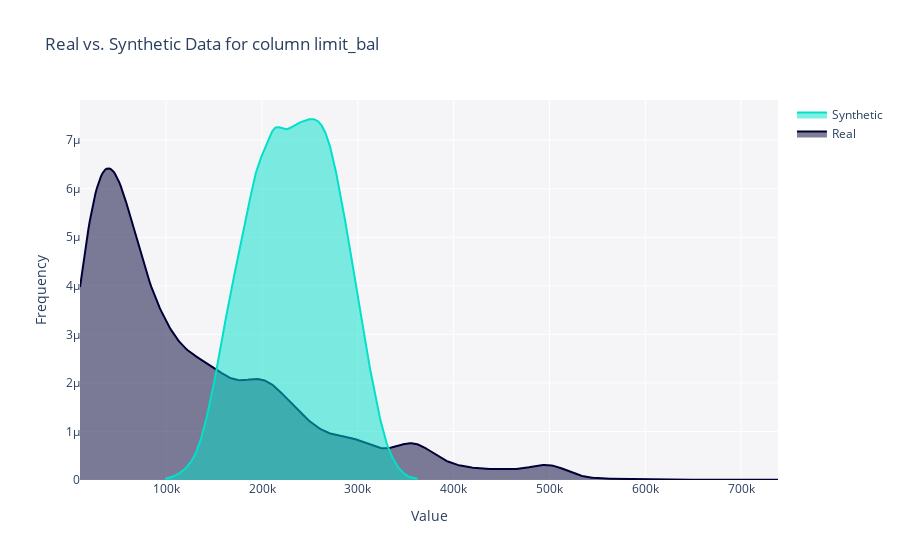

Notebook cell for this chart:
### Code cell
column = "limit_bal"

fig = sdv_eval.get_column_plot(
    real_data=real_data,
    synthetic_data=synthetic_data,
    column_name=column,
    metadata=metadata)
        
fig.show()

### Figure 1 — Plotly figure (JSON) as saved in the notebook; plotly's stock layout.template omitted (floating-point values rounded to 4 significant figures; data arrays with more than 128 entries replaced by an {"elided": "..."} marker saying what was removed)
{"data": [{"fill": "tozeroy", "hovertemplate": "<b>Real</b><br>Value: %{x}<br>Frequency: %{y}<extra></extra>", "legendgroup": "Real", "marker": {"color": "#000036"}, "mode": "lines", "name": "Real", "showlegend": true, "type": "scatter", "x": {"elided": "500 int values"}, "xaxis": "x", "y": {"elided": "500 float values"}, "yaxis": "y"}, {"fill": "tozeroy", "hovertemplate": "<b>Synthetic</b><br>Value: %{x}<br>Frequency: %{y}<extra></extra>", "legendgroup": "Synthetic", "marker": {"color": "#01E0C9"}, "mode": "lines", "name": "Synthetic", "showlegend": true, "type": "scatter", "x": {"elided": "500 float values"}, "xaxis": "x", "y": {"elided": "500 float values"}, "yaxis": "y"}], "layout": {"barmode": "overlay", "hovermode": "closest", "legend": {"traceorder": "reversed"}, "plot_bgcolor": "#F5F5F8", "title": {"text": "Real vs. Synthetic Data for column limit_bal"}, "xaxis": {"anchor": "y2", "domain": [0, 1], "title": {"text": "Value"}, "zeroline": false}, "yaxis": {"anchor": "free", "domain": [0, 1], "position": 0, "title": {"text": "Frequency"}}}}
